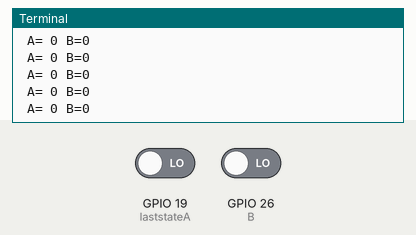
A program run on a simulated Raspberry Pi (BCM pin numbers). On the bench: the last lines printed to the terminal. Inputs (shaded band) come from the test bench; at power-on: GPIO 19 (laststateA) LOW, GPIO 26 (B) LOW.

Above: at 1.2 s.
1.3 s: GPIO 19 (laststateA) driven HIGH
At 2.2 s:
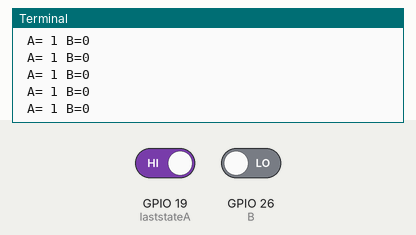
2.8 s: GPIO 26 (B) driven HIGH
At 3.6 s:
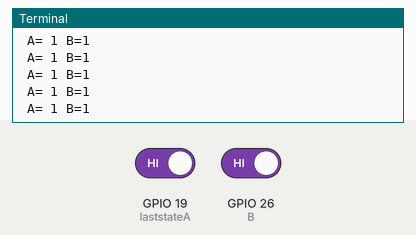
4.3 s: GPIO 19 (laststateA) driven LOW
At 4.9 s:
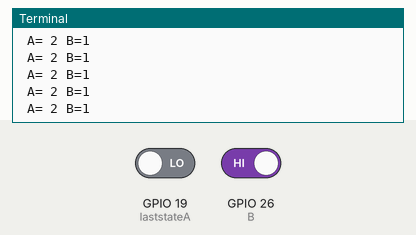
Timing chart, 0 to 5.7 s (numbered marks = the images above; inputs shaded):
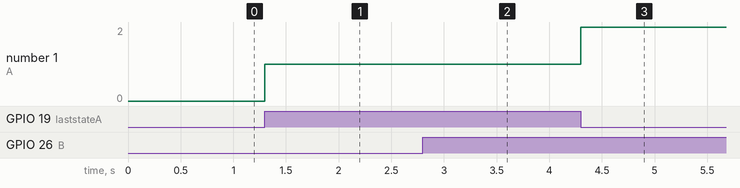

Measured:
- after the input at 1.3 s, the terminal: prints a new line at once (image 1)
- after the input at 2.8 s, the terminal: prints a new line at once (image 2)
- after the input at 4.3 s, the terminal: prints a new line at once (image 3)
- plotted number 1: 0 → 1 after the input at 1.3 s, 1 → 2 after the input at 4.3 s

The program:

encoder_test.py
```python
import time
import RPi.GPIO as GPIO
GPIO.setmode(GPIO.BCM)
A=19
B=26
GPIO.setup(A,GPIO.IN)
GPIO.setup(B,GPIO.IN)
counterA=0
counterB=0
laststateA= GPIO.input(A)
laststateB= GPIO.input(B)
while 1 :
   stateA=GPIO.input(A)
   stateB=GPIO.input(B)
   if stateA != laststateA :
        counterA=counterA+1
   if stateB !=laststateB :
        counterB=counterB+1
   laststateA=stateA
   laststateB=stateB
   print (" A= %i B=%i" %(counterA,counterB))
```
